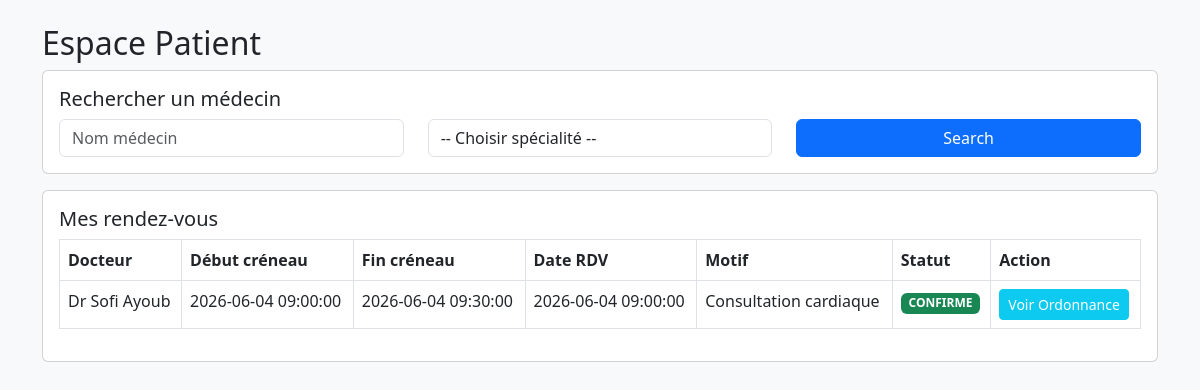
The page /public/index.php on the database its author committed.
### tables this page shows
CREATE TABLE RendezVous (
    id INT AUTO_INCREMENT PRIMARY KEY,
    patient_id INT NOT NULL,
    creneau_id INT NOT NULL UNIQUE,

    date_heure DATETIME NOT NULL,
    statut ENUM(
        'EN_ATTENTE',
        'CONFIRME',
        'ANNULE',
        'TERMINE'
    ) DEFAULT 'EN_ATTENTE',

    motif TEXT,

    FOREIGN KEY (patient_id) REFERENCES Patient(id),
    FOREIGN KEY (creneau_id) REFERENCES Creneau(id)
);

CREATE TABLE User (
    id INT AUTO_INCREMENT PRIMARY KEY,
    email VARCHAR(255) NOT NULL UNIQUE,
    passwordHash VARCHAR(255) NOT NULL,
    nom VARCHAR(100) NOT NULL,
    prenom VARCHAR(100) 
    NOT NULL,
    role_id INT NOT NULL,
    FOREIGN KEY (role_id) REFERENCES Role(id)
);

CREATE TABLE Creneau (
    id INT AUTO_INCREMENT PRIMARY KEY,
    medecin_id INT NOT NULL,
    dateHeureDebut DATETIME NOT NULL,
    dateHeureFin DATETIME NOT NULL,
    disponible BOOLEAN DEFAULT TRUE,

    FOREIGN KEY (medecin_id) REFERENCES Medecin(id)
);

### src/Controller/PatientController.php (called while the page is built, shortened)
<?php
require_once __DIR__ . '/../Repository/AppointmentRepository.php';
class PatientController
{
    private AppointmentRepository $appointmentRepo;
    public function __construct()
    {
        $this->appointmentRepo = new AppointmentRepository();
    }
    public function dashboard($patientId)
    {
        $appointments = $this->appointmentRepo->getByPatient($patientId) ?? [];
        require __DIR__ . '/../../templates/patient/dashboard.php';
    }
}

### src/Repository/AppointmentRepository.php (called while the page is built, shortened)
<?php
require_once __DIR__ . '/../../config/database.php';
class AppointmentRepository
{
    private PDO $pdo;
    public function __construct()
    {
        global $conn;
        $this->pdo = $conn;
    }
    public function getByPatient($patientId): array
    {
        $stmt = $this->pdo->prepare("
            SELECT
                r.id,
                r.date_heure,
                r.motif,
                r.statut,
                u.nom AS doctor_nom,
                u.prenom AS doctor_prenom,
                c.dateHeureDebut,
                c.dateHeureFin
            FROM RendezVous r
            JOIN Creneau c ON r.creneau_id = c.id
            JOIN Medecin m ON c.medecin_id = m.id
            JOIN User u ON m.user_id = u.id
            WHERE r.patient_id = ?
            ORDER BY r.date_heure DESC
        ");
        $stmt->execute([$patientId]);
        return $stmt->fetchAll(PDO::FETCH_ASSOC) ?: [];
    }
}

### templates/patient/dashboard.php (the view, shortened to what this page needs)
<!DOCTYPE html>
<html>
<head>
    <link href="https://cdn.jsdelivr.net/npm/bootstrap@5.3.0/dist/css/bootstrap.min.css" rel="stylesheet">
</head>
<body class="bg-light">
<div class="container mt-4">
    <h2>Espace Patient</h2>
    <div class="card p-3 mb-3">
        <h5> Rechercher un médecin</h5>
        <form method="GET" action="index.php">
            <div class="row">
                <div class="col-md-4">
                    <input type="text" name="name" class="form-control" placeholder="Nom médecin">
                </div>
                <div class="col-md-4">
                    <select name="specialty" class="form-control">
                        <option value="">-- Choisir spécialité --</option>
                    </select>
                </div>
                <div class="col-md-4">
                    <button type="submit" class="btn btn-primary w-100">Search</button>
                </div>
            </div>
        </form>
    </div>
    <div class="card p-3">
        <h5> Mes rendez-vous</h5>
        <?php if (!empty($appointments)): ?>
        <table class="table table-bordered">
            <tr>
                <th>Docteur</th>
                <th>Début créneau</th>
                <th>Fin créneau</th>
                <th>Date RDV</th>
                <th>Motif</th>
                <th>Statut</th>
                <th>Action</th> </tr>
            <?php foreach ($appointments as $a): ?>
                <tr>
                    <td>
                        Dr <?= htmlspecialchars($a['doctor_nom'] . ' ' . $a['doctor_prenom']) ?>
                    </td>
                    <td><?= $a['dateHeureDebut'] ?></td>
                    <td><?= $a['dateHeureFin'] ?></td>
                    <td><?= $a['date_heure'] ?></td>
                    <td><?= $a['motif'] ?></td>
                    <td>
                        <span class="badge bg-<?= $a['statut'] == 'EN_ATTENTE' ? 'warning text-dark' : 'success' ?>">
                            <?= $a['statut'] ?>
                        </span>
                    </td>
                    <td>
                        <a href="index.php?action=ordonnance&id=<?= $a['id'] ?>" class="btn btn-sm btn-info text-white">
                            Voir Ordonnance
                        </a>
                    </td>
                </tr>
            <?php endforeach; ?>
        </table>
        <?php else: ?>
        <div class="alert alert-warning">
            Aucun rendez-vous trouvé
        </div>
        <?php endif; ?>
    </div>
</div>
</body>
</html>

### rows shown on the page
rendezvous: user.nom+prenom "Sofi Ayoub", creneau.dateHeureDebut "2026-06-04 09:00:00", creneau.dateHeureFin "2026-06-04 09:30:00", date_heure "2026-06-04 09:00:00", motif "Consultation cardiaque", statut "CONFIRME"
